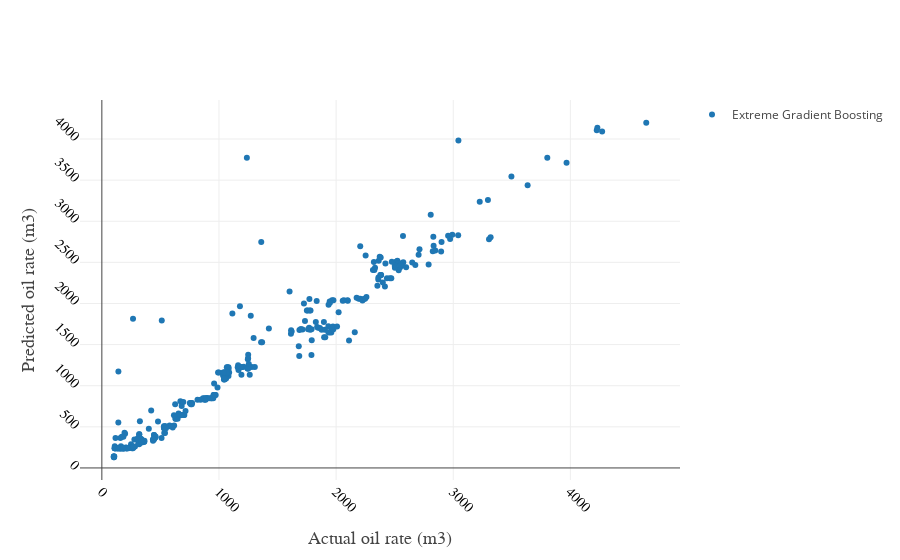

The notebook cell saved with this chart:
### Code cell
y_pred_xgb = scaler_y.inverse_transform(model_xgb.predict(x_test).reshape(-1,1))
trace1 = go.Scatter(x = y_act.reshape(-1,),
                    y = y_pred_xgb.reshape(-1,),
                   name = "Extreme Gradient Boosting",
                   mode = 'markers',
                   line=dict(width=10))
data = [trace1]
layout = go.Layout(showlegend = True,
    xaxis=dict(
        title='Actual oil rate (m3)',
        titlefont=dict(
            family='Arial, sans-serif',
            size=18,
            #color='lightgrey'
        ),
        showticklabels=True,
        tickangle=45,
        tickfont=dict(
            family='Old Standard TT, serif',
            size=14,
            color='black'
        ),
        exponentformat='e',
        showexponent='all'
    ),
    yaxis=dict(
        title='Predicted oil rate (m3)',
        titlefont=dict(
            family='Arial, sans-serif',
            size=18,
            #color='lightgrey'
        ),
        showticklabels=True,
        tickangle=45,
        tickfont=dict(
            family='Old Standard TT, serif',
            size=14,
            color='black'
        ),
        exponentformat='e',
        showexponent='all'
    )
)
fig = go.Figure(data=data, layout = layout)
py.iplot(fig)

### Figure 1 — Plotly figure (JSON) as saved in the notebook; plotly's stock layout.template omitted (floating-point values rounded to 4 significant figures; data arrays with more than 128 entries replaced by an {"elided": "..."} marker saying what was removed)
{"data": [{"line": {"width": 10}, "mode": "markers", "name": "Extreme Gradient Boosting", "type": "scatter", "uid": "db3b2584-8f8c-4071-8a9a-b7345e6ce0ff", "x": {"elided": "355 float values"}, "y": {"elided": "355 float values"}}], "layout": {"showlegend": true, "xaxis": {"exponentformat": "e", "showexponent": "all", "showticklabels": true, "tickangle": 45, "tickfont": {"color": "black", "family": "Old Standard TT, serif", "size": 14}, "title": {"font": {"family": "Arial, sans-serif", "size": 18}, "text": "Actual oil rate (m3)"}}, "yaxis": {"exponentformat": "e", "showexponent": "all", "showticklabels": true, "tickangle": 45, "tickfont": {"color": "black", "family": "Old Standard TT, serif", "size": 14}, "title": {"font": {"family": "Arial, sans-serif", "size": 18}, "text": "Predicted oil rate (m3)"}}}}
